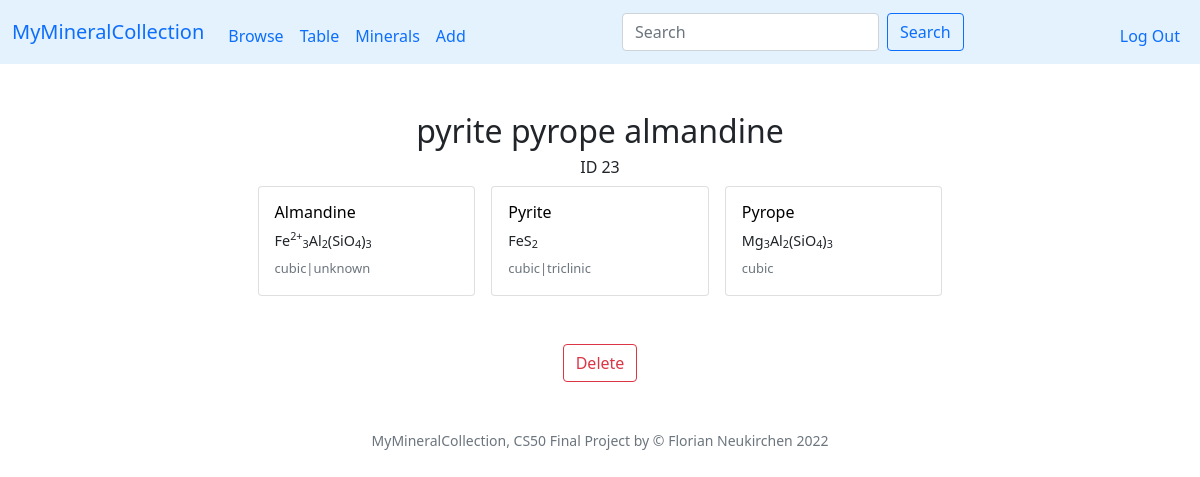
The app's page /view?id=23 (signed in) with its own data.
### tables this page shows
CREATE TABLE specimen (id INTEGER PRIMARY KEY AUTOINCREMENT NOT NULL, user_id INTEGER NOT NULL, my_id TEXT, title TEXT, locality TEXT, day INTEGER, month INTEGER, year INTEGER, notes TEXT, thumbnail TEXT);

CREATE TABLE minerals (symbol TEXT, name TEXT NOT NULL, chemistry TEXT, elements TEXT, crystal_system TEXT, fleischer TEXT, PRIMARY KEY(symbol));

### app.py (the view)
@app.route("/view")
@login_required
def viewspecimen():
    id = request.args.get("id")
    if not id:
        return redirect("/")
    rows = db.execute("SELECT * FROM specimen WHERE user_id = ? AND id = ?", session["user_id"], id)
    if len(rows) != 1:
        return apology("Invalid specimen ID")
    row = rows[0]
    row['minerals'] = db.execute("SELECT minerals.name AS name, minerals.chemistry AS chemistry, minerals.crystal_system AS crystal_system FROM minerals JOIN specmin ON minerals.symbol = specmin.min_symbol WHERE specmin.specimen_id = ? ORDER BY name", id)
    row['tags'] = db.execute("SELECT tags.tag AS tag FROM tags JOIN specimen ON tags.specimen_id = specimen.id WHERE specimen.id = ? ORDER BY tag", row['id'])
    row['images'] = db.execute("SELECT file FROM images JOIN specimen ON images.specimen_id = specimen.id WHERE specimen.id = ?", row['id'])
    return render_template("view.html", row=row)

### app.py (called while the page is built)
@app.after_request
def after_request(response):
    response.headers["Cache-Control"] = "no-cache, no-store, must-revalidate"
    response.headers["Expires"] = 0
    response.headers["Pragma"] = "no-cache"
    return response

### helpers.py (called while the page is built)
def login_required(f):
    @wraps(f)
    def decorated_function(*args, **kwargs):
        if session.get("user_id") is None:
            return redirect("/login")
        return f(*args, **kwargs)
    return decorated_function

def minlink(value):
    if not value:
        return ""
    html = '<a href="mineral?n=' + value + '" class="minlink">' + value + '</a>'
    return html

def addnr(value):
    if not value:
        return ""
    return '(Nr. ' + value + ')'

### templates/view.html (shortened to what this page needs)
{% extends "layout.html" %}
{% block main %}
<div class="container-fluid">
    <h2>{{ row['title'] }}</h2>
    <div class="h6">ID {{ row['id'] }} {{ row['my_id'] | addnr }}</div>
    <div class="row row-cols-1 row-cols-sm-2 row-cols-md-3 row-cols-lg-4 row-cols-xl-5 g-3 justify-content-center mb-3">
    {% for min in row['minerals'] %}
    <div class="col">
        <div class="card">
            <div class="card-body text-start size90">
              <h6 class="card-title">{{ min['name'] | minlink | safe }}</h6>
              <div class="card-text mb-2">{{ min['chemistry'] | safe }}</div>
              <div class="text-muted size90">{{ min['crystal_system'] }}</div>
            </div>
        </div>
    </div>
    {% endfor %}
    </div>
    <div class="mt-5">
    <form action="/delete" method="post">
        <input class="btn btn-outline-danger" type="submit" value="Delete">
    </form>
    </div>
</div>
{% endblock %}

### templates/layout.html (shortened to what this page needs)
<!DOCTYPE html>
<html lang="en">
    <head>
        <link href="https://cdn.jsdelivr.net/npm/bootstrap@5.1.3/dist/css/bootstrap.min.css" rel="stylesheet">
        <link href="/static/styles.css" rel="stylesheet">
    </head>
    <body>
        <nav class="navbar navbar-expand-md myblue">
            <div class="container-fluid">
                <a class="navbar-brand" href="/">MyMineralCollection</a>
                <div class="collapse navbar-collapse" id="navbarNav">
                    {% if session["user_id"] %}
                        <ul class="navbar-nav me-auto mt-2 mb-lg-0">
                            <li class="nav-item"><a class="nav-link" href="/">Browse</a></li>
                            <li class="nav-item"><a class="nav-link" href="/table">Table</a></li>
                            <li class="nav-item"><a class="nav-link" href="/mineral">Minerals</a></li>
                            <li class="nav-item"><a class="nav-link" href="/add">Add</a></li>
                        </ul>
                        <form class="d-flex" role="search" action="/">
                            <input class="form-control me-2" type="search" name="search" placeholder="Search" aria-label="Search">
                            <button class="btn btn-outline-primary" type="submit">Search</button>
                        </form>
                        <ul class="navbar-nav ms-auto mt-2">
                            <li class="nav-item"><a class="nav-link" href="/logout">Log Out</a></li>
                        </ul>
                    {% else %}
                        <ul class="navbar-nav ms-auto mt-2">
                            <li class="nav-item"><a class="nav-link" href="/register">Register</a></li>
                            <li class="nav-item"><a class="nav-link" href="/login">Log In</a></li>
                        </ul>
                    {% endif %}
                </div>
            </div>
        </nav>
        <main class="container-fluid py-5 text-center">
            {% block main %}{% endblock %}
        </main>
        <footer class="mb-5 small text-center text-muted">
            MyMineralCollection, CS50 Final Project by &#169; Florian Neukirchen 2022
        </footer>
    </body>
</html>

### static/styles.css (style rules this page uses)
.myblue { background-color: #e3f2fd; }
.size90 { font-size: 90%; }
.minlink:link { text-decoration: none; color: black; }

### records on screen
specimen: title "pyrite pyrope almandine", id "23"
minerals: name|minlink "Almandine", chemistry "Fe 2+ 3 Al 2 (SiO 4 ) 3", crystal_system "cubic|unknown"
minerals: name|minlink "Pyrite", chemistry "FeS 2", crystal_system "cubic|triclinic"
minerals: name|minlink "Pyrope", chemistry "Mg 3 Al 2 (SiO 4 ) 3", crystal_system "cubic"
